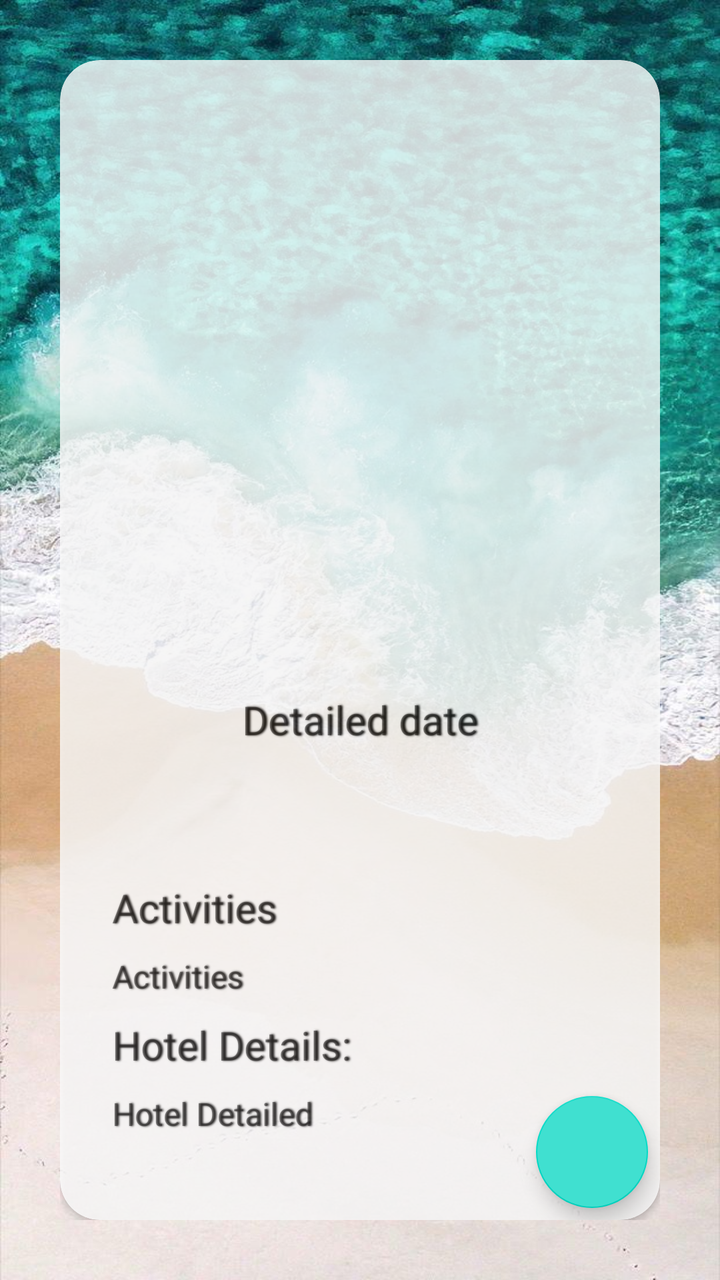
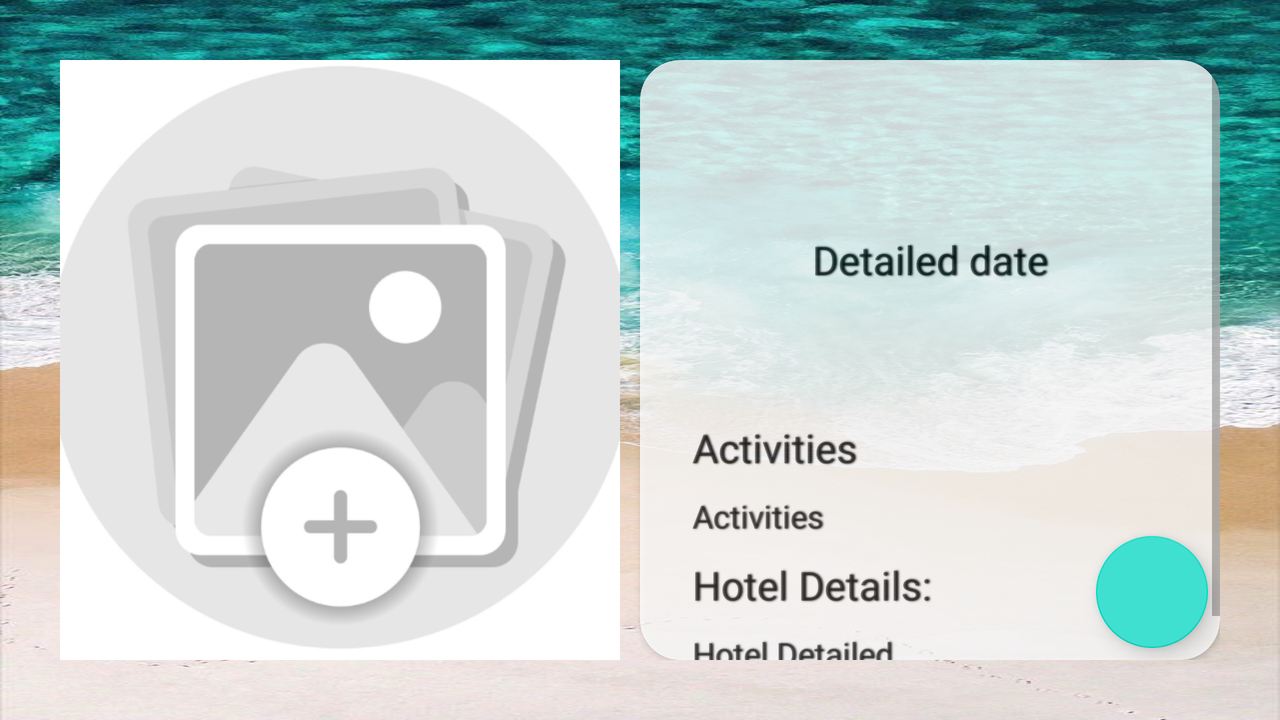

One screen, two layout resources from the same app: the default and the repository's alternative for another configuration. Each is rendered where Android would select it; the XML of both is given below.
<!-- AndroidManifest.xml: application theme Theme.Trippie -->
<!-- res/layout/fragment_detailed_trip.xml -->
<?xml version="1.0" encoding="utf-8"?>
<androidx.constraintlayout.widget.ConstraintLayout xmlns:android="http://schemas.android.com/apk/res/android"
    android:layout_width="match_parent"
    android:layout_height="match_parent"
    xmlns:app="http://schemas.android.com/apk/res-auto"
    android:padding="30dp"
    xmlns:tools="http://schemas.android.com/tools"
    tools:context=".Trips.DetailedTripFragment"
    android:background="@drawable/background">

    <androidx.cardview.widget.CardView
        android:id="@+id/cardView"
        android:layout_width="match_parent"
        android:layout_height="0dp"
        app:layout_constraintTop_toTopOf="parent"
        app:layout_constraintBottom_toBottomOf="parent"
        app:cardCornerRadius="20dp"
        android:alpha="0.8">

        <ScrollView
            android:layout_width="match_parent"
            android:layout_height="wrap_content">

            <LinearLayout
                android:layout_width="match_parent"
                android:layout_height="wrap_content"
                android:orientation="vertical"
                android:padding="16dp">

                <ImageView
                    android:layout_margin="15dp"
                    android:layout_width="match_parent"
                    android:layout_height="200dp"
                    android:scaleType="centerCrop"
                    android:id="@+id/trip_image"/>

                <TextView
                    android:layout_width="match_parent"
                    android:layout_height="wrap_content"
                    android:id="@+id/detailed_trip_destination"
                    android:gravity="center"
                    android:textSize="30sp"
                    android:layout_margin="10dp"
                    android:textStyle="bold"
                    android:shadowDx="2"
                    android:shadowColor="@color/black"
                    android:shadowRadius="2"/>

                <TextView
                    android:layout_width="match_parent"
                    android:layout_height="wrap_content"
                    android:id="@+id/detailed_date"
                    android:textSize="20sp"
                    android:gravity="center"
                    android:layout_margin="10dp"
                    android:text="@string/detailed_date"
                    android:shadowDx="2"
                    android:shadowColor="@color/black"
                    android:shadowRadius="2"/>

                <TextView
                    android:layout_width="match_parent"
                    android:layout_height="wrap_content"
                    android:id="@+id/item_desc"
                    android:gravity="center"
                    android:textSize="20sp"
                    android:layout_margin="10dp"
                    android:shadowDx="2"
                    android:shadowColor="@color/black"
                    android:shadowRadius="2"/>

                <TextView
                    android:layout_width="match_parent"
                    android:layout_height="wrap_content"
                    android:id="@+id/activities_title"
                    android:textSize="20sp"
                    android:layout_margin="10dp"
                    android:text="@string/activities"
                    android:shadowDx="2"
                    android:shadowColor="@color/black"
                    android:shadowRadius="2"/>

                <TextView
                    android:layout_width="match_parent"
                    android:layout_height="wrap_content"
                    android:id="@+id/activities_detailed"
                    android:textSize="16sp"
                    android:layout_marginStart="10dp"
                    android:text="@string/activities"
                    android:shadowDx="2"
                    android:shadowColor="@color/black"
                    android:shadowRadius="2"/>

                <TextView
                    android:layout_width="match_parent"
                    android:layout_height="wrap_content"
                    android:id="@+id/hotels_title"
                    android:textSize="20sp"
                    android:layout_margin="10dp"
                    android:text="@string/hotel_details"
                    android:shadowDx="2"
                    android:shadowColor="@color/black"
                    android:shadowRadius="2"/>
                <TextView
                    android:layout_width="match_parent"
                    android:layout_height="wrap_content"
                    android:id="@+id/hotels_detailed"
                    android:textSize="16sp"
                    android:layout_marginStart="10dp"
                    android:text="@string/hotel_detailed"
                    android:shadowDx="2"
                    android:shadowColor="@color/black"
                    android:shadowRadius="2"/>


            </LinearLayout>
        </ScrollView>
    </androidx.cardview.widget.CardView>

    <com.google.android.material.floatingactionbutton.FloatingActionButton
        android:id="@+id/back_button"
        android:layout_width="wrap_content"
        android:layout_height="wrap_content"
        android:src="@drawable/baseline_arrow_back_24"
        android:backgroundTint="#40E0D0"
        app:layout_constraintBottom_toBottomOf="parent"
        app:layout_constraintEnd_toEndOf="parent"
        android:layout_marginBottom="6dp"
        android:layout_marginEnd="6dp"
        android:contentDescription="backbutton" />

</androidx.constraintlayout.widget.ConstraintLayout>
<!-- resources referenced by this layout -->
<resources>
  <color name="black">#FF000000</color>
  <!-- drawable background: jpg bitmap (drawable, 138705 bytes) -->
  <string name="activities">Activities</string>
  <string name="detailed_date">Detailed date</string>
  <string name="hotel_detailed">Hotel Detailed</string>
  <string name="hotel_details">Hotel Details:</string>
  <style name="Theme.Trippie" parent="Base.Theme.Trippie" />
  <style name="Base.Theme.Trippie" parent="Theme.MaterialComponents.DayNight.DarkActionBar">
          
          <item name="android:fontFamily">@font/poppins</item>
          <item name="fontFamily">@font/poppins</item>
      </style>
</resources>
<!-- res/layout-land/fragment_detailed_trip.xml (the repository's variant of the layout above) -->
<!-- drawn on the phone turned sideways -->
<?xml version="1.0" encoding="utf-8"?>
<androidx.constraintlayout.widget.ConstraintLayout xmlns:android="http://schemas.android.com/apk/res/android"
    android:layout_width="match_parent"
    android:layout_height="match_parent"
    xmlns:app="http://schemas.android.com/apk/res-auto"
    android:padding="30dp"
    xmlns:tools="http://schemas.android.com/tools"
    tools:context=".Trips.DetailedTripFragment"
    android:background="@drawable/background">

    <androidx.constraintlayout.widget.Guideline
        android:id="@+id/vertical_guideline"
        android:layout_width="wrap_content"
        android:layout_height="wrap_content"
        android:orientation="vertical"
        app:layout_constraintGuide_percent="0.5"/>

    <ImageView
        android:id="@+id/trip_image"
        android:layout_width="0dp"
        android:layout_height="0dp"
        android:scaleType="centerCrop"
        android:src="@drawable/add_image"
        android:layout_marginEnd="10dp"
        app:layout_constraintTop_toTopOf="parent"
        app:layout_constraintBottom_toBottomOf="parent"
        app:layout_constraintStart_toStartOf="parent"
        app:layout_constraintEnd_toStartOf="@id/vertical_guideline"/>

    <androidx.cardview.widget.CardView
        android:id="@+id/cardView"
        android:layout_width="0dp"
        android:layout_height="0dp"
        app:layout_constraintTop_toTopOf="parent"
        app:layout_constraintBottom_toBottomOf="parent"
        app:layout_constraintStart_toEndOf="@id/vertical_guideline"
        app:layout_constraintEnd_toEndOf="parent"
        app:cardCornerRadius="20dp"
        android:alpha="0.8">

        <ScrollView
            android:layout_width="match_parent"
            android:layout_height="match_parent">

            <LinearLayout
                android:layout_width="match_parent"
                android:layout_height="wrap_content"
                android:orientation="vertical"
                android:padding="16dp">

                <TextView
                    android:id="@+id/detailed_trip_destination"
                    android:layout_width="match_parent"
                    android:layout_height="wrap_content"
                    android:text=""
                    android:gravity="center"
                    android:textSize="30sp"
                    android:layout_margin="10dp"
                    android:textStyle="bold"
                    android:shadowDx="2"
                    android:shadowColor="@color/black"
                    android:shadowRadius="2"/>

                <TextView
                    android:id="@+id/detailed_date"
                    android:layout_width="match_parent"
                    android:layout_height="wrap_content"
                    android:text="@string/detailed_date"
                    android:textSize="20sp"
                    android:gravity="center"
                    android:layout_margin="10dp"
                    android:shadowDx="2"
                    android:shadowColor="@color/black"
                    android:shadowRadius="2"/>

                <TextView
                    android:id="@+id/item_desc"
                    android:layout_width="match_parent"
                    android:layout_height="wrap_content"
                    android:gravity="center"
                    android:textSize="20sp"
                    android:layout_margin="10dp"
                    android:shadowDx="2"
                    android:shadowColor="@color/black"
                    android:shadowRadius="2"/>

                <TextView
                    android:id="@+id/activities_title"
                    android:layout_width="match_parent"
                    android:layout_height="wrap_content"
                    android:text="@string/activities"
                    android:textSize="20sp"
                    android:layout_margin="10dp"
                    android:shadowDx="2"
                    android:shadowColor="@color/black"
                    android:shadowRadius="2"/>

                <TextView
                    android:id="@+id/activities_detailed"
                    android:layout_width="match_parent"
                    android:layout_height="wrap_content"
                    android:text="@string/activities"
                    android:textSize="16sp"
                    android:layout_marginStart="10dp"
                    android:shadowDx="2"
                    android:shadowColor="@color/black"
                    android:shadowRadius="2"/>

                <TextView
                    android:id="@+id/hotels_title"
                    android:layout_width="match_parent"
                    android:layout_height="wrap_content"
                    android:text="@string/hotel_details"
                    android:textSize="20sp"
                    android:layout_margin="10dp"
                    android:shadowDx="2"
                    android:shadowColor="@color/black"
                    android:shadowRadius="2"/>

                <TextView
                    android:id="@+id/hotels_detailed"
                    android:layout_width="match_parent"
                    android:layout_height="wrap_content"
                    android:text="@string/hotel_detailed"
                    android:textSize="16sp"
                    android:layout_marginStart="10dp"
                    android:shadowDx="2"
                    android:shadowColor="@color/black"
                    android:shadowRadius="2"/>
            </LinearLayout>
        </ScrollView>
    </androidx.cardview.widget.CardView>

    <com.google.android.material.floatingactionbutton.FloatingActionButton
        android:id="@+id/back_button"
        android:layout_width="wrap_content"
        android:layout_height="wrap_content"
        android:src="@drawable/baseline_arrow_back_24"
        android:backgroundTint="#40E0D0"
        app:layout_constraintBottom_toBottomOf="parent"
        app:layout_constraintEnd_toEndOf="parent"
        android:layout_marginBottom="6dp"
        android:layout_marginEnd="6dp"
        android:contentDescription="backbutton" />

</androidx.constraintlayout.widget.ConstraintLayout>
<!-- resources referenced by the variant -->
<!-- as the phone turned sideways resolves them -->
<resources>
  <color name="black">#FF000000</color>
  <!-- drawable add_image: png bitmap (drawable, 40522 bytes) -->
  <!-- drawable background: jpg bitmap (drawable, 138705 bytes) -->
  <string name="activities">Activities</string>
  <string name="detailed_date">Detailed date</string>
  <string name="hotel_detailed">Hotel Detailed</string>
  <string name="hotel_details">Hotel Details:</string>
  <style name="Theme.Trippie" parent="Base.Theme.Trippie" />
  <style name="Base.Theme.Trippie" parent="Theme.MaterialComponents.DayNight.DarkActionBar">
          
          <item name="android:fontFamily">@font/poppins</item>
          <item name="fontFamily">@font/poppins</item>
      </style>
</resources>
